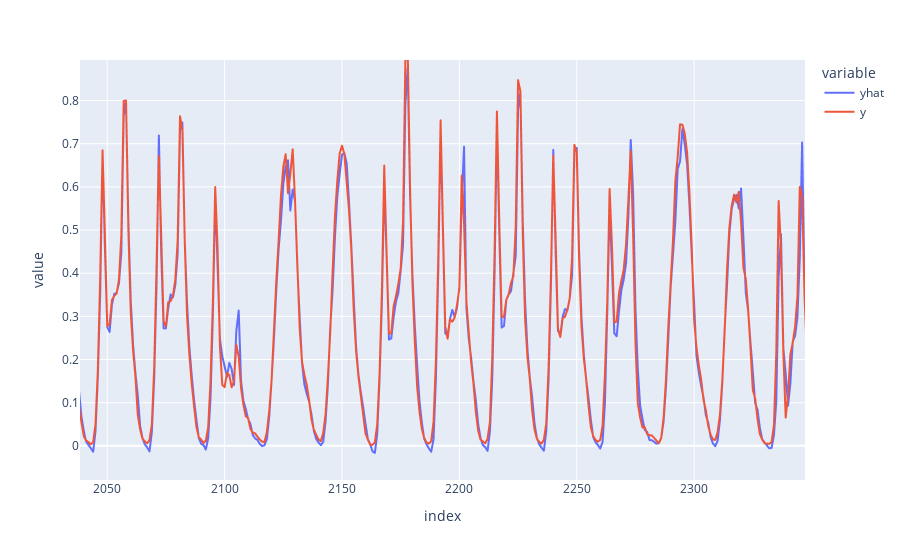

Source (notebook cell):
### Code cell
px.line(pd.DataFrame({
    "yhat": yhat,
    "y": test_y
}))

### Figure 1 — Plotly figure (JSON) as saved in the notebook; plotly's stock layout.template omitted (floating-point values rounded to 4 significant figures; data arrays with more than 128 entries replaced by an {"elided": "..."} marker saying what was removed)
{"data": [{"hovertemplate": "variable=yhat<br>index=%{x}<br>value=%{y}<extra></extra>", "legendgroup": "yhat", "line": {"color": "#636efa", "dash": "solid"}, "marker": {"symbol": "circle"}, "mode": "lines", "name": "yhat", "showlegend": true, "type": "scattergl", "x": {"elided": "4212 int values"}, "xaxis": "x", "y": {"elided": "4212 float values"}, "yaxis": "y"}, {"hovertemplate": "variable=y<br>index=%{x}<br>value=%{y}<extra></extra>", "legendgroup": "y", "line": {"color": "#EF553B", "dash": "solid"}, "marker": {"symbol": "circle"}, "mode": "lines", "name": "y", "showlegend": true, "type": "scattergl", "x": {"elided": "4212 int values"}, "xaxis": "x", "y": {"elided": "4212 float values"}, "yaxis": "y"}], "layout": {"autosize": true, "legend": {"title": {"text": "variable"}, "tracegroupgap": 0}, "margin": {"t": 60}, "xaxis": {"anchor": "y", "autorange": false, "domain": [0, 1], "range": [2038.0, 2347.0], "showspikes": false, "title": {"text": "index"}, "type": "linear"}, "yaxis": {"anchor": "x", "autorange": false, "domain": [0, 1], "range": [-0.07911, 0.894], "showspikes": false, "title": {"text": "value"}, "type": "linear"}}}
